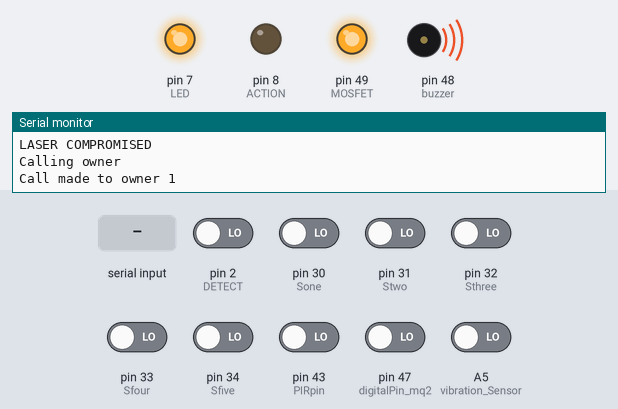
The sketch below on a simulated Arduino Mega 2560, built with avr-gcc and run on an emulated ATmega2560. Shown: output pins drawn as LEDs (lit = HIGH), buzzer (waves = sounding, pin HIGH), the last lines printed to the serial monitor. The inputs (shaded band) are chosen by the test bench; at power-on: A5 (vibration_Sensor), pin 2 (DETECT), pin 30 (Sone), pin 31 (Stwo), pin 32 (Sthree), pin 33 (Sfour), pin 34 (Sfive), pin 43 (PIRpin), pin 47 (digitalPin_mq2) LOW. The local clock reads 2024-03-15 10:24:30 at power-on unless the sketch sets it; the modem accepts every AT command (registered, SIM ready, sends succeed) and sends nothing else.

Above: at 5.2 s.
5.3 s: pin 2 (DETECT) driven HIGH
At 10.0 s:
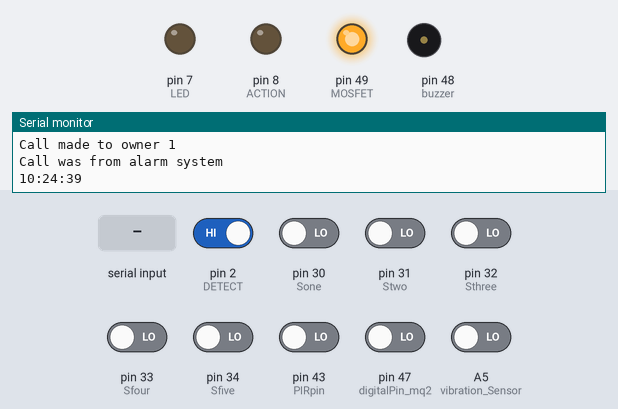
10.4 s: "+88018577155" received over the second serial link
At 12.6 s:
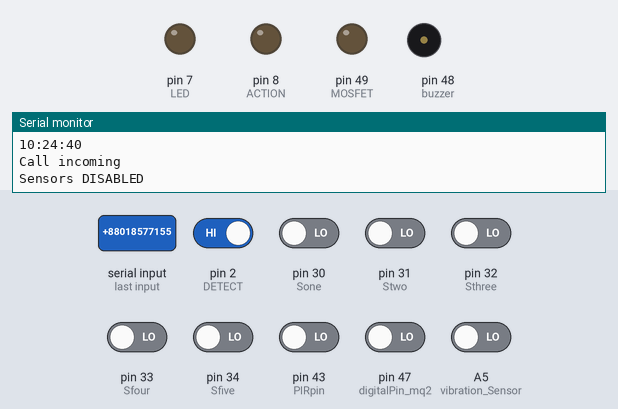
13.3 s: "+8801765014450" received over the second serial link
At 17.3 s:
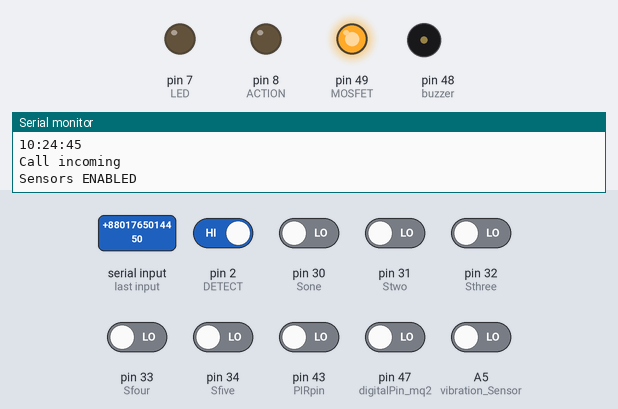
17.8 s: pin 30 (Sone) driven HIGH
At 21.0 s:
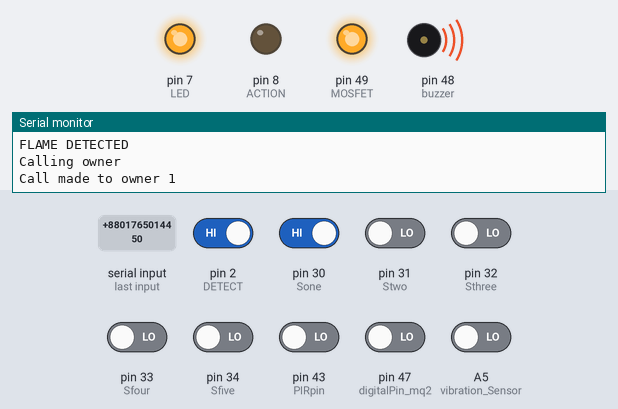
Timing chart, 0 to 48.9 s (numbered marks = the images above; inputs shaded):
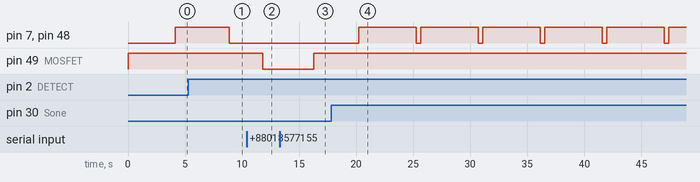

Measured:
- after the input at 5.3 s, pin 7 (LED), pin 48 (buzzer): goes on until 8.9 s, then stays LOW
- after the input at 10.4 s, pin 49 (MOSFET): HIGH → LOW after 1.4 s
- after the input at 13.3 s, pin 49 (MOSFET): LOW → HIGH after 3.0 s
- after the input at 17.8 s, pin 7 (LED), pin 48 (buzzer): alternates HIGH for 5.0 s and LOW for 0.40 s, starting after 2.4 s

The sketch:

merge_claude_code.ino
```cpp
#include <SoftwareSerial.h>
#include <DS3231.h>
#include <SD.h>
#include <TMRpcm.h>
#include <SPI.h>
#include <stdio.h>
#include <MQ2.h>

#define ON 1
#define OFF 0

#define DETECT 2                // pin 2 for laser sensor detection pin
#define ACTION 8                // pin 8 for action to do something

#define vibration_Sensor A5
#define LED 7

#define RX 10                   // Connect to the TX pin of the HC-12
#define TX 11                   // Connect to the RX pin of the HC-12

#define call_owner1  "ATD+ +8801857715545;"
#define sms_owner1 "AT+CMGS=\"+8801857715545\"\r"
#define call_owner2  "ATD+ +8801765014450;"
#define sms_owner2 "AT+CMGS=\"+8801765014450\"\r"

#define MOSFET 49
#define buzzer 48

#define PIRpin 43               // PIR motion sensor pin
#define digitalPin_mq2 47       // mq2 smoke sensor pin

#define Sone 30                 // flame sensor pins
#define Stwo 31
#define Sthree 32
#define Sfour 33
#define Sfive 34

int Analog_Input_mq2 = A0;      // Analog pin for MQ2 sensor
int lpg, co, smoke;

MQ2 mq2(Analog_Input_mq2);      // MQ2 sensor on analog pin A0

DS3231 rtc(SDA, SCL);           // Init the DS3231 using the hardware interface
bool sensorsEnabled = true;      // Global flag to track sensor state
bool alarmTriggered = false;     // Flag to prevent multiple calls for the same event

SoftwareSerial mySerial(RX, TX);  // init software serial for hc12 communication
SoftwareSerial SIM900A(12,13);    // init software serial for gsm900

String present_time = "";         // RTC variables
String incoming_call_string;

int present_condition = 0;        // vibration variables
int previous_condition = 0;

TMRpcm tmrpcm;                    // needed for sd card module

bool ifCallMade = false;

void setup() {
    pinMode(MOSFET, OUTPUT);
    pinMode(buzzer, OUTPUT);
    digitalWrite(MOSFET, HIGH);    // Start with sensors enabled
    digitalWrite(buzzer, LOW);
    sensorsEnabled = true;

    mySerial.begin(9600);         // initializing hc12 software serial
    Serial.begin(9600);
    SIM900A.begin(9600);          // GSM Module Baud rate

    Serial.println("Initializing...");
    delay(1000);

    // Initialize GSM module
    SIM900A.println("AT");        // Handshaking with SIM900
    updateSerial();
    SIM900A.println("AT+CSQ");    // Signal quality test
    updateSerial();
    SIM900A.println("AT+CCID");   // Read SIM information
    updateSerial();
    SIM900A.println("AT+CREG?");  // Check network registration
    updateSerial();
    SIM900A.println("AT+CLIP=1"); // Enable caller ID
    updateSerial();

    // Sensor pins setup
    pinMode(digitalPin_mq2, INPUT);
    mq2.begin();
    pinMode(PIRpin, INPUT);
    pinMode(Sone, INPUT);
    pinMode(Stwo, INPUT);
    pinMode(Sthree, INPUT);
    pinMode(Sfour, INPUT);
    pinMode(Sfive, INPUT);
    pinMode(DETECT, INPUT);
    pinMode(ACTION, OUTPUT);
    pinMode(vibration_Sensor, INPUT);
    pinMode(LED, OUTPUT);

    // Initialize RTC
    rtc.begin();
    // Uncomment to set the date and time
    // rtc.setDOW(TUESDAY);
    // rtc.setTime(5, 57, 0);
    // rtc.setDate(11, 3, 2022);
}

void loop() {
    rtcUpdate();
    timeCheck();

    if (sensorsEnabled) {
        vibrationCheck();
        laserCheck();
        smokeCheck();
        motionCheck();
        flameCheck();
    }

    numberCheck();      // Always check for owner calls
    delay(500);
}

void rtcUpdate() {
    present_time = rtc.getTimeStr();
    Serial.println(rtc.getTimeStr());
}

void timeCheck() {
    // 7 AM - Turn off sensors
    if ((present_time[0] == '0' && present_time[1] == '7' && present_time[2] == ':') ||
        (present_time[0] == '7' && present_time[1] == ':')) {
        sensorsEnabled = false;
        digitalWrite(MOSFET, LOW);
        Serial.println("Its 7 AM. Sensors turned OFF");
    }

    // 7 PM - Turn on sensors
    if (present_time[0] == '1' && present_time[1] == '9' && present_time[2] == ':') {
        sensorsEnabled = true;
        digitalWrite(MOSFET, HIGH);
        Serial.println("Its 7 PM. Sensors turned ON");
    }
}

void vibrationCheck() {
    previous_condition = present_condition;
    present_condition = digitalRead(vibration_Sensor);

    if (previous_condition != present_condition && !alarmTriggered) {
        triggerAlarm("VIBRATION DETECTED");
    } else if (previous_condition == present_condition) {
        resetAlarm();
    }
    delay(100);
}

void laserCheck() {
    int detected = digitalRead(DETECT);
    if (detected == HIGH) {
        resetAlarm();
    } else if (!alarmTriggered) {
        triggerAlarm("LASER COMPROMISED");
    }
    delay(200);
}

void smokeCheck() {
    int gasDetected = digitalRead(digitalPin_mq2);

    if (gasDetected == HIGH && !alarmTriggered) {
        lpg = mq2.readLPG();
        co = mq2.readCO();
        smoke = mq2.readSmoke();

        Serial.print("LPG: ");
        Serial.print(lpg);
        Serial.print(" ppm | CO: ");
        Serial.print(co);
        Serial.print(" ppm | Smoke: ");
        Serial.print((smoke * 100) / 1000000);
        Serial.println(" %");

        triggerAlarm("SMOKE DETECTED");
    } else if (gasDetected == LOW) {
        resetAlarm();
    }
    delay(100);
}

void motionCheck() {
    int sensorValue = digitalRead(PIRpin);

    if (sensorValue == HIGH && !alarmTriggered) {
        triggerAlarm("MOTION DETECTED");
    } else if (sensorValue == LOW) {
        resetAlarm();
    }
}

void flameCheck() {
    bool value1 = digitalRead(Sone);
    bool value2 = digitalRead(Stwo);
    bool value3 = digitalRead(Sthree);
    bool value4 = digitalRead(Sfour);
    bool value5 = digitalRead(Sfive);

    if ((value1 == 1 || value2 == 1 || value3 == 1 || value4 == 1 || value5 == 1) && !alarmTriggered) {
        triggerAlarm("FLAME DETECTED");
    } else if (value1 == 0 && value2 == 0 && value3 == 0 && value4 == 0 && value5 == 0) {
        resetAlarm();
    }
}

void triggerAlarm(const char* message) {
    digitalWrite(buzzer, HIGH);
    digitalWrite(LED, HIGH);
    mySerial.write(message);
    Serial.println(message);
    alarmTriggered = true;
    Makecall(1);
}

void resetAlarm() {
    digitalWrite(buzzer, LOW);
    digitalWrite(LED, LOW);
    alarmTriggered = false;
}

void numberCheck() {
    if (SIM900A.available() > 0) {
        incoming_call_string = SIM900A.readString();
        Serial.println("Call incoming");
    }

    if (!ifCallMade && (incoming_call_string.indexOf("+88018577155") > -1 ||
        incoming_call_string.indexOf("+8801765014450") > -1)) {

        sensorsEnabled = !sensorsEnabled;
        digitalWrite(MOSFET, sensorsEnabled ? HIGH : LOW);

        // Reset all states
        resetAlarm();
        Serial.println(sensorsEnabled ? "Sensors ENABLED" : "Sensors DISABLED");

        incoming_call_string = "";
        delay(3000);
    } else if (ifCallMade) {
        Serial.println("Call was from alarm system");
        ifCallMade = false;
        incoming_call_string = "";
    }
}

void SendMessage(String msg) {
    Serial.println("Sending Message...");
    SIM900A.println("AT+CMGF=1");    // Text Mode initialization
    delay(1000);

    SIM900A.println(sms_owner1);
    SIM900A.println(sms_owner2);
    delay(1000);

    SIM900A.println(msg);
    delay(100);

    SIM900A.println((char)26);
    Serial.println("Message sent successfully");
}

void Makecall(int num) {
    Serial.println("Calling owner");
    delay(500);
    SIM900A.println(call_owner1);
    Serial.println("Call made to owner 1");
    delay(4000);
    ifCallMade = true;
}

void updateSerial() {
    delay(500);
    while (Serial.available()) {
        SIM900A.write(Serial.read());
    }
    while (SIM900A.available()) {
        Serial.write(SIM900A.read());
    }
}
```
